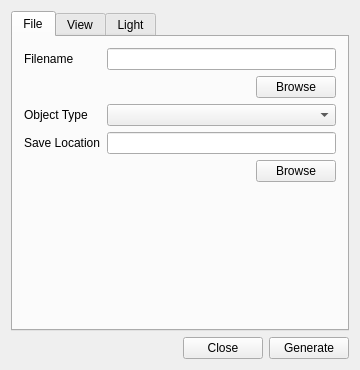
<?xml version="1.0" encoding="UTF-8"?>
<ui version="4.0">
 <class>MainWindow</class>
 <widget class="QMainWindow" name="MainWindow">
  <property name="geometry">
   <rect>
    <x>0</x>
    <y>0</y>
    <width>360</width>
    <height>370</height>
   </rect>
  </property>
  <property name="windowTitle">
   <string>Polyhedron_3D</string>
  </property>
  <widget class="QWidget" name="centralWidget">
   <layout class="QHBoxLayout" name="horizontalLayout_2">
    <item>
     <layout class="QVBoxLayout" name="verticalLayout">
      <item>
       <widget class="QTabWidget" name="tabWidget">
        <property name="currentIndex">
         <number>0</number>
        </property>
        <widget class="QWidget" name="tab_file">
         <attribute name="title">
          <string>File</string>
         </attribute>
         <layout class="QFormLayout" name="formLayout">
          <item row="0" column="0">
           <widget class="QLabel" name="label_filename">
            <property name="text">
             <string>Filename</string>
            </property>
           </widget>
          </item>
          <item row="0" column="1">
           <widget class="QLineEdit" name="lineEdit_filename"/>
          </item>
          <item row="1" column="1">
           <layout class="QHBoxLayout" name="horizontalLayout_7">
            <item>
             <spacer name="horizontalSpacer_2">
              <property name="orientation">
               <enum>Qt::Horizontal</enum>
              </property>
              <property name="sizeHint" stdset="0">
               <size>
                <width>40</width>
                <height>20</height>
               </size>
              </property>
             </spacer>
            </item>
            <item>
             <widget class="QPushButton" name="pushButton_browse_filename">
              <property name="text">
               <string>Browse</string>
              </property>
             </widget>
            </item>
           </layout>
          </item>
          <item row="2" column="0">
           <widget class="QLabel" name="label_object_type">
            <property name="text">
             <string>Object Type</string>
            </property>
           </widget>
          </item>
          <item row="2" column="1">
           <widget class="QComboBox" name="comboBox_obj_type"/>
          </item>
          <item row="3" column="0">
           <widget class="QLabel" name="label_save">
            <property name="text">
             <string>Save Location</string>
            </property>
           </widget>
          </item>
          <item row="3" column="1">
           <widget class="QLineEdit" name="lineEdit_save"/>
          </item>
          <item row="4" column="1">
           <layout class="QHBoxLayout" name="horizontalLayout_8">
            <item>
             <spacer name="horizontalSpacer_3">
              <property name="orientation">
               <enum>Qt::Horizontal</enum>
              </property>
              <property name="sizeHint" stdset="0">
               <size>
                <width>40</width>
                <height>20</height>
               </size>
              </property>
             </spacer>
            </item>
            <item>
             <widget class="QPushButton" name="pushButton_browse_save_dir">
              <property name="text">
               <string>Browse</string>
              </property>
             </widget>
            </item>
           </layout>
          </item>
         </layout>
        </widget>
        <widget class="QWidget" name="tab_view">
         <attribute name="title">
          <string>View</string>
         </attribute>
         <layout class="QFormLayout" name="formLayout_2">
          <item row="0" column="0">
           <widget class="QLabel" name="label_scale">
            <property name="text">
             <string>Scale (%)</string>
            </property>
           </widget>
          </item>
          <item row="1" column="0">
           <widget class="QLabel" name="label_rotations">
            <property name="text">
             <string>Rotations</string>
            </property>
           </widget>
          </item>
          <item row="1" column="1">
           <widget class="QLineEdit" name="lineEdit_rotations"/>
          </item>
          <item row="2" column="0">
           <widget class="QLabel" name="label_projection">
            <property name="text">
             <string>Projection</string>
            </property>
           </widget>
          </item>
          <item row="3" column="0">
           <widget class="QLabel" name="label_observer">
            <property name="text">
             <string>Observer
Position</string>
            </property>
           </widget>
          </item>
          <item row="5" column="0">
           <widget class="QLabel" name="label_stroke_width">
            <property name="text">
             <string>Stroke width</string>
            </property>
           </widget>
          </item>
          <item row="6" column="0">
           <widget class="QLabel" name="label_stroke_opacity">
            <property name="text">
             <string>Stroke
opacity</string>
            </property>
           </widget>
          </item>
          <item row="2" column="1">
           <widget class="QComboBox" name="comboBox_projection"/>
          </item>
          <item row="5" column="1">
           <widget class="QDoubleSpinBox" name="doubleSpinBox_stroke_width">
            <property name="maximum">
             <double>100.000000000000000</double>
            </property>
            <property name="singleStep">
             <double>0.500000000000000</double>
            </property>
            <property name="value">
             <double>1.000000000000000</double>
            </property>
           </widget>
          </item>
          <item row="6" column="1">
           <widget class="QDoubleSpinBox" name="doubleSpinBox_stroke_opacity">
            <property name="maximum">
             <double>1.000000000000000</double>
            </property>
            <property name="singleStep">
             <double>0.010000000000000</double>
            </property>
            <property name="value">
             <double>1.000000000000000</double>
            </property>
           </widget>
          </item>
          <item row="8" column="1">
           <widget class="QCheckBox" name="checkBox_back_face">
            <property name="text">
             <string>Back facing polygons</string>
            </property>
            <property name="checked">
             <bool>true</bool>
            </property>
           </widget>
          </item>
          <item row="0" column="1">
           <widget class="QSpinBox" name="spinBox_scale">
            <property name="maximum">
             <number>100000</number>
            </property>
            <property name="value">
             <number>100</number>
            </property>
           </widget>
          </item>
          <item row="3" column="1">
           <widget class="QSpinBox" name="spinBox_observer">
            <property name="maximum">
             <number>100000</number>
            </property>
            <property name="value">
             <number>1000</number>
            </property>
           </widget>
          </item>
          <item row="4" column="1">
           <widget class="QComboBox" name="comboBox_show"/>
          </item>
          <item row="4" column="0">
           <widget class="QLabel" name="label_show">
            <property name="text">
             <string>Show</string>
            </property>
           </widget>
          </item>
         </layout>
        </widget>
        <widget class="QWidget" name="tab_light">
         <attribute name="title">
          <string>Light</string>
         </attribute>
         <layout class="QFormLayout" name="formLayout_3">
          <item row="0" column="0" colspan="2">
           <widget class="QLabel" name="label_light_position">
            <property name="text">
             <string>Position</string>
            </property>
           </widget>
          </item>
          <item row="1" column="0" colspan="2">
           <layout class="QHBoxLayout" name="horizontalLayout_3">
            <item>
             <widget class="QLabel" name="label_light_position_x">
              <property name="sizePolicy">
               <sizepolicy hsizetype="Preferred" vsizetype="Preferred">
                <horstretch>0</horstretch>
                <verstretch>0</verstretch>
               </sizepolicy>
              </property>
              <property name="text">
               <string>X:</string>
              </property>
             </widget>
            </item>
            <item>
             <widget class="QDoubleSpinBox" name="doubleSpinBox_light_position_x">
              <property name="sizePolicy">
               <sizepolicy hsizetype="Preferred" vsizetype="Preferred">
                <horstretch>0</horstretch>
                <verstretch>0</verstretch>
               </sizepolicy>
              </property>
              <property name="minimum">
               <double>-100.000000000000000</double>
              </property>
              <property name="maximum">
               <double>100.000000000000000</double>
              </property>
             </widget>
            </item>
            <item>
             <widget class="QLabel" name="label_light_position_y">
              <property name="sizePolicy">
               <sizepolicy hsizetype="Preferred" vsizetype="Preferred">
                <horstretch>0</horstretch>
                <verstretch>0</verstretch>
               </sizepolicy>
              </property>
              <property name="text">
               <string>Y:</string>
              </property>
             </widget>
            </item>
            <item>
             <widget class="QDoubleSpinBox" name="doubleSpinBox_light_position_y">
              <property name="sizePolicy">
               <sizepolicy hsizetype="Preferred" vsizetype="Preferred">
                <horstretch>0</horstretch>
                <verstretch>0</verstretch>
               </sizepolicy>
              </property>
              <property name="minimum">
               <double>-100.000000000000000</double>
              </property>
              <property name="maximum">
               <double>100.000000000000000</double>
              </property>
             </widget>
            </item>
            <item>
             <widget class="QLabel" name="label_light_position_z">
              <property name="sizePolicy">
               <sizepolicy hsizetype="Preferred" vsizetype="Preferred">
                <horstretch>0</horstretch>
                <verstretch>0</verstretch>
               </sizepolicy>
              </property>
              <property name="text">
               <string>Z:</string>
              </property>
             </widget>
            </item>
            <item>
             <widget class="QDoubleSpinBox" name="doubleSpinBox_light_position_z">
              <property name="sizePolicy">
               <sizepolicy hsizetype="Preferred" vsizetype="Preferred">
                <horstretch>0</horstretch>
                <verstretch>0</verstretch>
               </sizepolicy>
              </property>
              <property name="minimum">
               <double>-100.000000000000000</double>
              </property>
              <property name="maximum">
               <double>100.000000000000000</double>
              </property>
              <property name="value">
               <double>1.000000000000000</double>
              </property>
             </widget>
            </item>
           </layout>
          </item>
          <item row="2" column="0" colspan="2">
           <widget class="QLabel" name="label_light_coefficients">
            <property name="text">
             <string>Co-efficients</string>
            </property>
           </widget>
          </item>
          <item row="4" column="0" colspan="2">
           <widget class="QLabel" name="label_ambient">
            <property name="text">
             <string>Ambient</string>
            </property>
           </widget>
          </item>
          <item row="5" column="0" colspan="2">
           <layout class="QHBoxLayout" name="horizontalLayout_4">
            <item>
             <widget class="QLabel" name="label_ambient_r">
              <property name="sizePolicy">
               <sizepolicy hsizetype="Maximum" vsizetype="Preferred">
                <horstretch>0</horstretch>
                <verstretch>0</verstretch>
               </sizepolicy>
              </property>
              <property name="text">
               <string>R:</string>
              </property>
             </widget>
            </item>
            <item>
             <widget class="QDoubleSpinBox" name="doubleSpinBox_ambient_r">
              <property name="maximum">
               <double>1.000000000000000</double>
              </property>
              <property name="singleStep">
               <double>0.010000000000000</double>
              </property>
              <property name="value">
               <double>0.200000000000000</double>
              </property>
             </widget>
            </item>
            <item>
             <widget class="QLabel" name="label_ambient_g">
              <property name="sizePolicy">
               <sizepolicy hsizetype="Maximum" vsizetype="Preferred">
                <horstretch>0</horstretch>
                <verstretch>0</verstretch>
               </sizepolicy>
              </property>
              <property name="text">
               <string>G:</string>
              </property>
             </widget>
            </item>
            <item>
             <widget class="QDoubleSpinBox" name="doubleSpinBox_ambient_g">
              <property name="maximum">
               <double>1.000000000000000</double>
              </property>
              <property name="singleStep">
               <double>0.010000000000000</double>
              </property>
              <property name="value">
               <double>0.200000000000000</double>
              </property>
             </widget>
            </item>
            <item>
             <widget class="QLabel" name="label_ambient_b">
              <property name="sizePolicy">
               <sizepolicy hsizetype="Maximum" vsizetype="Preferred">
                <horstretch>0</horstretch>
                <verstretch>0</verstretch>
               </sizepolicy>
              </property>
              <property name="text">
               <string>B:</string>
              </property>
             </widget>
            </item>
            <item>
             <widget class="QDoubleSpinBox" name="doubleSpinBox_ambient_b">
              <property name="maximum">
               <double>1.000000000000000</double>
              </property>
              <property name="singleStep">
               <double>0.010000000000000</double>
              </property>
              <property name="value">
               <double>0.200000000000000</double>
              </property>
             </widget>
            </item>
           </layout>
          </item>
          <item row="6" column="0" colspan="2">
           <widget class="QLabel" name="label_diffuse">
            <property name="text">
             <string>Diffuse</string>
            </property>
           </widget>
          </item>
          <item row="7" column="0" colspan="2">
           <layout class="QHBoxLayout" name="horizontalLayout_5">
            <item>
             <widget class="QLabel" name="label_diffuse_r">
              <property name="sizePolicy">
               <sizepolicy hsizetype="Maximum" vsizetype="Preferred">
                <horstretch>0</horstretch>
                <verstretch>0</verstretch>
               </sizepolicy>
              </property>
              <property name="text">
               <string>R:</string>
              </property>
             </widget>
            </item>
            <item>
             <widget class="QDoubleSpinBox" name="doubleSpinBox_diffuse_r">
              <property name="maximum">
               <double>1.000000000000000</double>
              </property>
              <property name="singleStep">
               <double>0.010000000000000</double>
              </property>
              <property name="value">
               <double>0.800000000000000</double>
              </property>
             </widget>
            </item>
            <item>
             <widget class="QLabel" name="label_diffuse_g">
              <property name="sizePolicy">
               <sizepolicy hsizetype="Maximum" vsizetype="Preferred">
                <horstretch>0</horstretch>
                <verstretch>0</verstretch>
               </sizepolicy>
              </property>
              <property name="text">
               <string>G:</string>
              </property>
             </widget>
            </item>
            <item>
             <widget class="QDoubleSpinBox" name="doubleSpinBox_diffuse_g">
              <property name="maximum">
               <double>1.000000000000000</double>
              </property>
              <property name="singleStep">
               <double>0.010000000000000</double>
              </property>
              <property name="value">
               <double>0.800000000000000</double>
              </property>
             </widget>
            </item>
            <item>
             <widget class="QLabel" name="label_diffuse_b">
              <property name="sizePolicy">
               <sizepolicy hsizetype="Maximum" vsizetype="Preferred">
                <horstretch>0</horstretch>
                <verstretch>0</verstretch>
               </sizepolicy>
              </property>
              <property name="text">
               <string>B:</string>
              </property>
             </widget>
            </item>
            <item>
             <widget class="QDoubleSpinBox" name="doubleSpinBox_diffuse_b">
              <property name="maximum">
               <double>1.000000000000000</double>
              </property>
              <property name="singleStep">
               <double>0.010000000000000</double>
              </property>
              <property name="value">
               <double>0.800000000000000</double>
              </property>
             </widget>
            </item>
           </layout>
          </item>
          <item row="8" column="0" colspan="2">
           <widget class="QLabel" name="label_specular">
            <property name="text">
             <string>Specular</string>
            </property>
           </widget>
          </item>
          <item row="9" column="0" colspan="2">
           <layout class="QHBoxLayout" name="horizontalLayout_6">
            <item>
             <widget class="QLabel" name="label_specular_r">
              <property name="sizePolicy">
               <sizepolicy hsizetype="Maximum" vsizetype="Preferred">
                <horstretch>0</horstretch>
                <verstretch>0</verstretch>
               </sizepolicy>
              </property>
              <property name="text">
               <string>R:</string>
              </property>
             </widget>
            </item>
            <item>
             <widget class="QDoubleSpinBox" name="doubleSpinBox_specular_r">
              <property name="maximum">
               <double>1.000000000000000</double>
              </property>
              <property name="singleStep">
               <double>0.010000000000000</double>
              </property>
              <property name="value">
               <double>0.500000000000000</double>
              </property>
             </widget>
            </item>
            <item>
             <widget class="QLabel" name="label_specular_g">
              <property name="sizePolicy">
               <sizepolicy hsizetype="Maximum" vsizetype="Preferred">
                <horstretch>0</horstretch>
                <verstretch>0</verstretch>
               </sizepolicy>
              </property>
              <property name="text">
               <string>G:</string>
              </property>
             </widget>
            </item>
            <item>
             <widget class="QDoubleSpinBox" name="doubleSpinBox_specular_g">
              <property name="maximum">
               <double>1.000000000000000</double>
              </property>
              <property name="singleStep">
               <double>0.010000000000000</double>
              </property>
              <property name="value">
               <double>0.500000000000000</double>
              </property>
             </widget>
            </item>
            <item>
             <widget class="QLabel" name="label_specular_b">
              <property name="sizePolicy">
               <sizepolicy hsizetype="Maximum" vsizetype="Preferred">
                <horstretch>0</horstretch>
                <verstretch>0</verstretch>
               </sizepolicy>
              </property>
              <property name="text">
               <string>B:</string>
              </property>
             </widget>
            </item>
            <item>
             <widget class="QDoubleSpinBox" name="doubleSpinBox_specular_b">
              <property name="maximum">
               <double>1.000000000000000</double>
              </property>
              <property name="singleStep">
               <double>0.010000000000000</double>
              </property>
              <property name="value">
               <double>0.500000000000000</double>
              </property>
             </widget>
            </item>
           </layout>
          </item>
         </layout>
        </widget>
       </widget>
      </item>
      <item>
       <layout class="QHBoxLayout" name="horizontalLayout">
        <item>
         <spacer name="horizontalSpacer">
          <property name="orientation">
           <enum>Qt::Horizontal</enum>
          </property>
          <property name="sizeHint" stdset="0">
           <size>
            <width>40</width>
            <height>20</height>
           </size>
          </property>
         </spacer>
        </item>
        <item>
         <widget class="QPushButton" name="pushButton_close">
          <property name="text">
           <string>Close</string>
          </property>
         </widget>
        </item>
        <item>
         <widget class="QPushButton" name="pushButton_generate">
          <property name="text">
           <string>Generate</string>
          </property>
         </widget>
        </item>
       </layout>
      </item>
     </layout>
    </item>
   </layout>
  </widget>
 </widget>
 <layoutdefault spacing="6" margin="11"/>
 <resources/>
 <connections>
  <connection>
   <sender>pushButton_close</sender>
   <signal>clicked()</signal>
   <receiver>MainWindow</receiver>
   <slot>close()</slot>
   <hints>
    <hint type="sourcelabel">
     <x>252</x>
     <y>252</y>
    </hint>
    <hint type="destinationlabel">
     <x>262</x>
     <y>277</y>
    </hint>
   </hints>
  </connection>
 </connections>
</ui>
